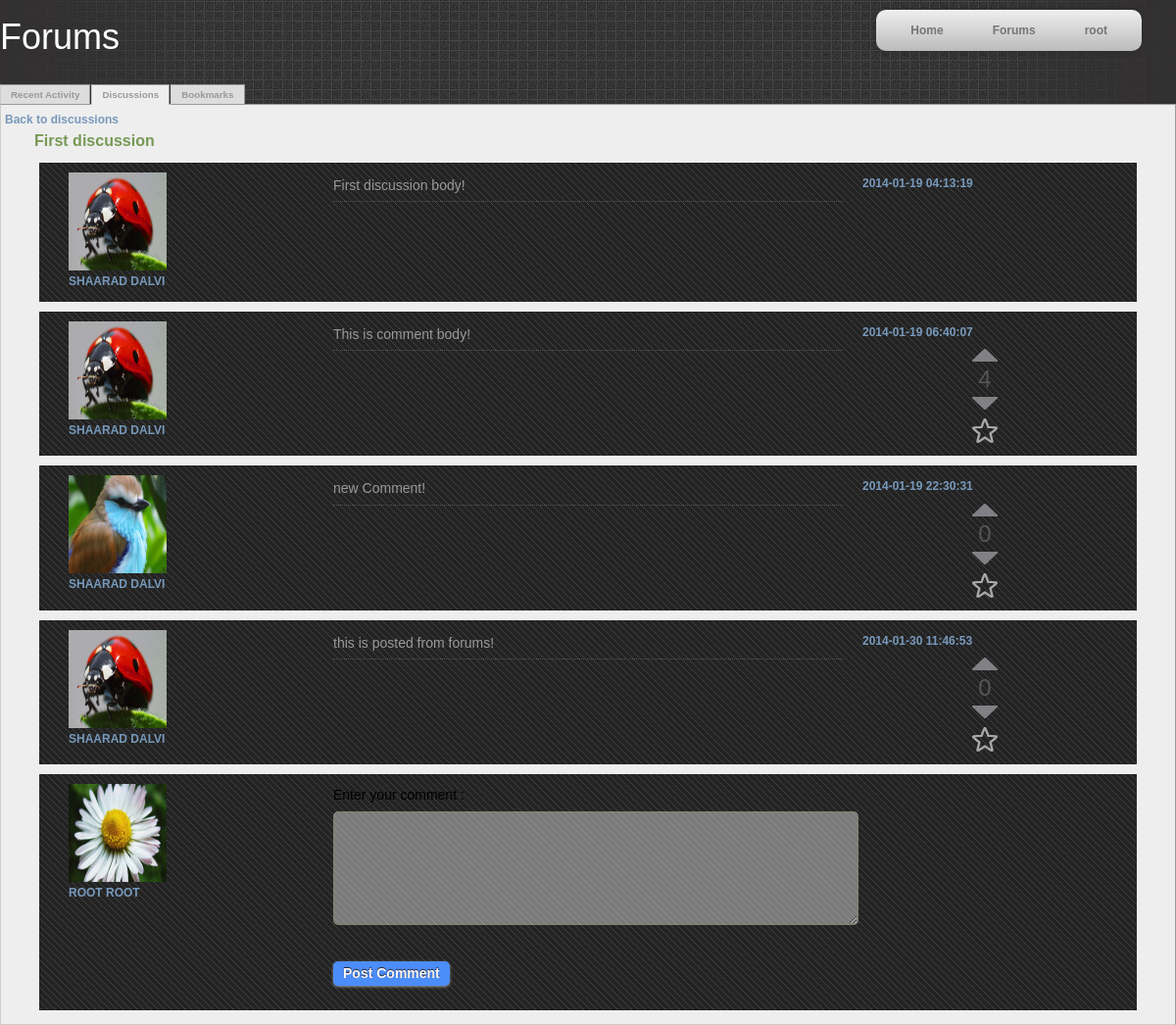
/forum_new.php?showTab=discussions&mode=disc&discussionid=2 (signed in), run on the app's committed database.
### tables this page shows
CREATE TABLE IF NOT EXISTS `discussion` (
  `discussion_id` int(11) NOT NULL AUTO_INCREMENT,
  `type` int(11) NOT NULL DEFAULT '0',
  `category_id` int(11) NOT NULL,
  `insert_uid` int(11) unsigned NOT NULL,
  `last_comment_id` int(11) NOT NULL DEFAULT '0',
  `name` varchar(100) NOT NULL,
  `disc_body` text NOT NULL,
  `count_comments` int(11) NOT NULL DEFAULT '0',
  `date_inserted_d` timestamp NOT NULL DEFAULT CURRENT_TIMESTAMP,
  `date_updated_d` timestamp NOT NULL DEFAULT '0000-00-00 00:00:00',
  `rating` float NOT NULL DEFAULT '0',
  PRIMARY KEY (`discussion_id`),
  KEY `category_id` (`category_id`),
  KEY `last_comment_id` (`last_comment_id`),
  KEY `insert_uid` (`insert_uid`)
);

CREATE TABLE IF NOT EXISTS `user` (
  `u_id` int(11) unsigned NOT NULL AUTO_INCREMENT,
  `u_name` varchar(30) NOT NULL,
  `password` varchar(20) NOT NULL,
  `f_name` varchar(20) NOT NULL,
  `l_name` varchar(20) NOT NULL,
  `contact_no` int(10) NOT NULL,
  `dob` date NOT NULL,
  `institute` varchar(40) NOT NULL,
  `stream` varchar(20) NOT NULL,
  `role` varchar(10) NOT NULL,
  `approve_id` tinyint(1) NOT NULL DEFAULT '0',
  `photo` varchar(255) NOT NULL,
  `about` text NOT NULL,
  `show_email` tinyint(4) NOT NULL DEFAULT '0',
  `gender` tinyint(4) NOT NULL DEFAULT '0',
  `user_score` float NOT NULL DEFAULT '0',
  `count_bookmarks` int(11) NOT NULL DEFAULT '0',
  `count_comments` int(11) NOT NULL DEFAULT '0',
  `count_discussions` int(11) NOT NULL DEFAULT '0',
  PRIMARY KEY (`u_id`)
);

CREATE TABLE IF NOT EXISTS `comment` (
  `comment_id` int(11) NOT NULL AUTO_INCREMENT,
  `discussion_id` int(11) NOT NULL,
  `insert_uid` int(11) unsigned NOT NULL,
  `date_inserted_c` timestamp NOT NULL DEFAULT CURRENT_TIMESTAMP,
  `delete_uid` int(11) unsigned DEFAULT NULL,
  `date_deleted_c` timestamp NOT NULL DEFAULT '0000-00-00 00:00:00',
  `update_uid` int(11) unsigned DEFAULT NULL,
  `date_updated_c` timestamp NOT NULL DEFAULT '0000-00-00 00:00:00',
  `comment_body` text NOT NULL,
  `flag` tinyint(4) NOT NULL DEFAULT '0',
  `comment_score` float NOT NULL DEFAULT '0',
  PRIMARY KEY (`comment_id`),
  KEY `insert_uid` (`insert_uid`),
  KEY `delete_uid` (`delete_uid`),
  KEY `update_uid` (`update_uid`),
  KEY `discussion_id` (`discussion_id`)
);

### forum_new.php (the view, shortened to what this page needs)
<?php require_once('Connections/conn.php'); ?>
<?php
if (!function_exists("GetSQLValueString")) {
function GetSQLValueString($theValue, $theType, $theDefinedValue = "", $theNotDefinedValue = "")
{
  $theValue = function_exists("mysql_real_escape_string") ? mysql_real_escape_string($theValue) : mysql_escape_string($theValue);
  switch ($theType) {
    case "long":
    case "int":
      $theValue = ($theValue != "") ? intval($theValue) : "NULL";
      break;
  }
  return $theValue;
}
}?>
<?php
$query_categories = "SELECT * FROM discussion_category";
$categories = mysql_query($query_categories, $conn) or die(mysql_error());
$row_categories = mysql_fetch_assoc($categories);
?>
<!DOCTYPE html PUBLIC "-//W3C//DTD XHTML 1.0 Transitional//EN" "http://www.w3.org/TR/xhtml1/DTD/xhtml1-transitional.dtd">
<html xmlns="http://www.w3.org/1999/xhtml">
<head>
<link href="SpryAssets/SpryTabbedPanels.css" rel="stylesheet" type="text/css" />
<link rel="stylesheet" type="text/css" media="screen" href="css/templatemo_style.css" />
<link rel="stylesheet" type="text/css" media="screen" href="css/forum_new.css?1234" />
<link rel="stylesheet" type="text/css" media="screen" href="css/nav_bar.css" />
<link rel="stylesheet" type="text/css" media="screen" href="css/forum_buttons.css" />
<link rel="stylesheet" type="text/css" href="css/forum_disc_form.css" media="all" />
<link href="lib/jquery.upvote.css" rel="stylesheet" type="text/css">
</head>
<body >
<nav id="headerbar">
	<ul id="headerbar">
		<li id="headerbar"><a href="userhome.php">Home</a></li>
		<li id="headerbar"><a href="forum_new.php?mode=showmain">Forums</a></li>
		<li id="headerbar"><a href="#"><?php echo $_SESSION['MM_Username'];?></a>
		</li>
	</ul>
</nav>
<br/>
<div>
<h1> Forums</h1>
<div id="TabbedPanels1" class="TabbedPanels">
  <ul class="TabbedPanelsTabGroup">
    <li class="TabbedPanelsTab" tabindex="0">Recent Activity</li>
    <li class="TabbedPanelsTab" tabindex="0">Discussions</li>
    <li class="TabbedPanelsTab" tabindex="0">Bookmarks</li>
  </ul>
  <div class="TabbedPanelsContentGroup">
    <div class="TabbedPanelsContent">
        <div class="forum-wrapper">
	    	<div class="forum-content-wrapper">
			    <div class="forum-content">
                <?php if (isset($_GET['mode']) && $_GET['mode']=="disc") { ?>
                    <a href="forum_new.php?showTab=discussions&mode=showmain"> Back to discussions </a><br />
                    <?php
					$query_disc = sprintf("SELECT * FROM `discussion` JOIN `user` ON insert_uid=u_id WHERE discussion_id =%s",GetSQLValueString($_GET['discussionid'], "int"));
					$disc = mysql_query($query_disc, $conn) or die(mysql_error());
					$row_disc = mysql_fetch_assoc($disc);
					?>
                    <disc-title><?php echo $row_disc['name'];?> </disc-title>
					 <div class="middle">
						<div class="container">
							<main class="content">
				                <dd><?php echo $row_disc['disc_body'];?></dd>
							</main>
						</div>
						<aside class="left-sidebar">
                        <img src="<?php echo $row_disc['photo'];?>" width="100" height="100" alt="Profile picture"/><br />
							<dt><?php echo $row_disc['f_name']." ".$row_disc['l_name'];?></dt>
						</aside>
						<aside class="right-sidebar">
							<dt><?php echo $row_disc['date_inserted_d'];?></dt>
						</aside>
					</div>
					<?php
					$query_comments = sprintf("SELECT * FROM `discussion` JOIN `comment` ON discussion.discussion_id = comment.discussion_id JOIN `user` ON comment.insert_uid = user.u_id LEFT OUTER JOIN `user_comment` ON comment.comment_id = user_comment.user_comment_id AND user_comment.user_id=%s WHERE discussion.discussion_id =%s ORDER BY date_inserted_c",GetSQLValueString($_SESSION['MM_UserID'], "int"),GetSQLValueString($_GET['discussionid'], "int"));
					$comments = mysql_query($query_comments, $conn) or die(mysql_error());
					$row_comments = mysql_fetch_assoc($comments);
					$totalRows_comments = mysql_num_rows($comments);
					?>
                    <?php if($totalRows_comments>0) {?>
	                    <?php do { ?>
                    <div class="middle">
						<div class="container">
							<main class="content">
				                <dt><dd><?php echo $row_comments['comment_body'];?></dd></dt>
							</main>
						</div>
						<aside class="left-sidebar">
                        	<img src="<?php echo $row_comments['photo'];?>" width="100" height="100" alt="Profile picture"/><br />
							<dt><?php echo $row_comments['f_name']." ".$row_comments['l_name'];?></dt>
						</aside>
						<aside class="right-sidebar">
							<dt><?php echo $row_comments['date_inserted_c'];?></dt>
                            <br />
                            <div id="comment<?php echo $row_comments['comment_id']; ?>" class="upvote">
							    <a class="upvote"></a>
							    <span class="count">0</span>
							    <a class="downvote"></a>
							    <a class="star"></a>
						    </div>
						</aside>
					</div>
                    	<?php }while ($row_comments = mysql_fetch_assoc($comments)) ;?>
                        <?php
                        $query_own_comment = sprintf("SELECT * from `user` WHERE u_id=%s;",GetSQLValueString($_SESSION['MM_UserID'], "int"));
					$own_comment = mysql_query($query_own_comment, $conn) or die(mysql_error());
					$row_own_comment = mysql_fetch_assoc($own_comment);
					?>
                    <div class="middle">
                        <div class="container">
                        <main class="content">
                    <form action="new_comment.php" id="new_comment" name="new_comment" method="POST">
                    <p><label for="comment_body">Enter your comment :</label><br /></p>
					<textarea type="comment_body" id="comment_body" name="comment_body" form="new_comment"> </textarea>
                    <br /><br />
                    <p>
                      <input name="submit" id="submit" value="Post Comment" type="submit" class="buttom" onClick="MM_validateForm('comment_body','','R');return document.MM_returnValue" action="new_comment.php"/></p>
                    </form>
                    	</main>
	                    </div>
                    <aside class="left-sidebar">
                        	<img src="<?php echo $row_own_comment['photo'];?>" width="100" height="100" alt="Profile picture"/><br />
							<dt><?php echo $row_own_comment['f_name']." ".$row_own_comment['l_name'];?></dt>
					</aside>
                    </div>
                   	<?php } ?>
                <?php
				} else if (isset($_GET['mode']) && $_GET['mode']=="showmain") {
				?>
                <a href="forum_new.php?showTab=discussions&mode=newDisc"><input name="new_disc" type="button" value="New Discussion" class="forum-button" /></a>
                <br />
                <?php do { ?>
                <forum-h4> <?php echo $row_categories['category_name']?></forum-h4>
                <?php
				mysql_select_db($database_conn, $conn);
$query_discussions = sprintf("SELECT * FROM discussion JOIN user ON discussion.insert_uid=user.u_id WHERE discussion.category_id=%s",GetSQLValueString($row_categories['category_id'], "int"));
$discussions = mysql_query($query_discussions, $conn) or die(mysql_error());
$row_discussions = mysql_fetch_assoc($discussions);
$totalRows_discussions = mysql_num_rows($discussions);
				?>
                <dl>
                <?php do { ?>
                    <dt>
					    <a href="forum_new.php?showTab=discussions&mode=disc&discussionid=<?php echo $row_discussions['discussion_id'];?> "> <?php echo $row_discussions['name'];?> </a>
				    </dt>
                    <datetime><?php echo "By ".$row_discussions['f_name']." ".$row_discussions['l_name']." on ".$row_discussions['date_inserted_d'];?></datetime>
                    <dd>
					    <?php echo $row_discussions['disc_body'];?>
                    </dd>
                    <?php } while($row_discussions=mysql_fetch_assoc($discussions));?>
                    </dl>
                <?php }while ($row_categories = mysql_fetch_assoc($categories)); ?>
                <?php
						mysql_free_result($categories);
						mysql_free_result($discussions);
				?>
                <?php }else if (isset($_GET['mode']) && $_GET['mode']=="newDisc"){?>
                    <a href="forum_new.php?showTab=discussions&mode=showmain"> Back to discussions </a><br />
                	<disc-title> New Discussion </disc-title>
                    <div class="form">
                    <form action="new_discussion.php" name="new_disc_form" id="new_disc_form" method="POST">
                    <p><label for="disc_name">Discussion Name :</label>
					  <input type="disc_name" id="disc_name" name="disc_name" placeholder="Discussion title here..." /> </p>
                      <p>
                    <label for="category">Discussion Category :</label>
		  	 	  <select class="select-style gender" name="category" id="category" placeholder="I am...">
					<?php
						mysql_select_db($database_conn, $conn);
						$query_disc_cat = sprintf("SELECT * FROM discussion_category");
						$disc_cat = mysql_query($query_disc_cat, $conn) or die(mysql_error());
						$row_disc_cat = mysql_fetch_assoc($disc_cat);
						$totalRows_disc_cat = mysql_num_rows($disc_cat);
						do {?>
                        <option value="<?php echo $row_disc_cat['category_id'];?>"><?php echo $row_disc_cat['category_name'];?></option>
						<?php }while($row_disc_cat = mysql_fetch_assoc($disc_cat));?>
				  </select><br /><br />
				  </p>
                    <p><label for="disc_body">Discussion Body :</label><br /></p>
					<textarea type="disc_body" id="disc_body" name="disc_body" form="new_disc_form"> </textarea>
                    <br /><br />
                    <p>
                      <input name="submit" id="submit" value="Create Discussion" type="submit" class="buttom" onClick="MM_validateForm('disc_name','','R','disc_body','','R');return document.MM_returnValue" action="new_discussion.php"/></p>
                    </form>
                    </div>
                <?php }?>
			    </div>
		    </div>
	    </div>
    </div>
  </div>
</div>
</div>
</body>
</html>

### SpryAssets/SpryTabbedPanels.css (style rules this page uses)
.TabbedPanels { overflow: hidden; margin: 0px; padding: 0px; clear: none; width: 100%; }
.TabbedPanelsTabGroup { margin: 0px; padding: 0px; }
.TabbedPanelsTab { position: relative; top: 1px; float: left; padding: 4px 10px; margin: 0px 1px 0px 0px; font: bold 0.7em sans-serif; background-color: #DDD; list-style: none; border-left: solid 1px #CCC; border-bottom: solid 1px #999; border-top: solid 1px #999; border-right: solid 1px #999; -moz-user-select: none; -khtml-user-select: none; cursor: pointer; font-size: 0.7em; }
.TabbedPanelsTabSelected { background-color: #EEE; border-bottom: 1px solid #EEE; }
.TabbedPanelsContentGroup { clear: both; border-left: solid 1px #CCC; border-bottom: solid 1px #CCC; border-top: solid 1px #999; border-right: solid 1px #999; background-color: #EEE; }
.TabbedPanelsContent { overflow: hidden; padding: 4px; }

### css/templatemo_style.css (style rules this page uses)
body { margin: 0; padding: 0; color: #000000; font-size: 14px; line-height: 1.6em; font-family: "Lucida Sans Unicode", "Lucida Grande", sans-serif; background-color: #313030; background-image: url(../images/templatemo_body.jpg); background-position: center top; background-repeat: no-repeat }
a, a:link, a:visited { color : #7799bb; text-decoration: none; font-size: 12px; font-weight: bold; }
ul, li { padding:0; margin:0; list-style:none; }
h1, h2, h3, h4, h5, h6 { color: #fff; font-weight: normal; }
h1 { font-size: 36px; margin: 0 0 30px; padding: 5px 0 }
p { padding: 0; margin: 0 0 15px 0 }
img { margin: 0; padding: 0; border: none }

### css/forum_new.css (style rules this page uses)
disc-title { font-weight:bold; padding: 0px 30px; color: #779955; font-size: 16px; }
ul, ol, dl, blockquote, pre { color: #999999; margin: 10px 35px; line-height: 1.6em; background: #404040 url(../images/navigation_hover.gif) top left repeat; }
dt { margin: 0; color: #7799bb; font-size: 12px; font-weight: bold; padding: 10px 0 2px; text-transform: uppercase; display: inline; }
dd { color : #999999;margin: 0; padding: 2px 0 5px; margin-bottom: 5px; border-bottom: 1px dotted #555555; }
aside,main { margin: 0; padding: 0; border: 0; font-size: 100%; font: inherit; vertical-align: baseline; display:block; }
.middle { position: relative; background: #404040 url(../images/navigation_hover.gif) top left repeat; margin: 10px 35px; padding: 10px 30px; line-height: 1.6em; }
.middle:after { display: table; clear: both; content: ''; }
.container { width: 100%; float: left; overflow: hidden; }
.content { padding: 0 270px 0 270px; }
.left-sidebar { float: left; width: 250px; margin-left: -100%; position: relative; }
.right-sidebar { float: left; width: 250px; margin-left: -250px; position: relative; }

### css/nav_bar.css (style rules this page uses)
nav#headerbar ul { float:right; background: #efefef; background: linear-gradient(top, #efefef 0%, #bbbbbb 100%); background: -moz-linear-gradient(top, #efefef 0%, #bbbbbb 100%); background: -webkit-linear-gradient(top, #efefef 0%,#bbbbbb 100%); box-shadow: 0px 0px 9px rgba(0,0,0,0.15); padding: 0 10px; border-radius: 10px; list-style: none; position: relative; display: inline-table; }
nav#headerbar ul:after { content: ""; clear: both; display: block; }
nav#headerbar ul li { float: left; }
nav#headerbar ul li a { display: block; padding: 10px 25px; color: #757575; text-decoration: none; }

### css/forum_disc_form.css (style rules this page uses)
.middle textarea[type="comment_body"] { width:100%;height:100px; }
.form input, textarea { background-color: rgba(255, 255, 255, 0.4); border: 1px solid rgba(122, 192, 0, 0.15); padding: 7px; font-family: Keffeesatz, Arial; color: #4b4b4b; font-size: 14px; -webkit-border-radius: 5px; margin-bottom: 15px; margin-top: -10px; }
.middle input.buttom { background: #4b8df9; display: inline-block; padding: 5px 10px 6px; color: #fbf7f7; text-decoration: none; font-weight: bold; line-height: 1; -moz-border-radius: 5px; -webkit-border-radius: 5px; border-radius: 5px; -moz-box-shadow: 0 1px 3px #999; -webkit-box-shadow: 0 1px 3px #999; box-shadow: 0 1px 3px #999; text-shadow: 0 -1px 1px #222; border: none; position: relative; cursor: pointer; font-size: 14px; font-family:Verdana, Geneva, sans-serif; }

### data on the page
discussion: name "First discussion", disc_body "First discussion body!", insert_uid.photo (picture), insert_uid.f_name "SHAARAD", insert_uid.l_name "DALVI", date_inserted_d "2014-01-19 04:13:19"
comment: comment_body "This is comment body!", insert_uid.photo (picture), insert_uid.f_name "SHAARAD", insert_uid.l_name "DALVI", date_inserted_c "2014-01-19 06:40:07"
comment: comment_body "new Comment!", insert_uid.photo (picture), insert_uid.f_name "SHAARAD", insert_uid.l_name "DALVI", date_inserted_c "2014-01-19 22:30:31"
comment: comment_body "this is posted from forums!", insert_uid.photo (picture), insert_uid.f_name "SHAARAD", insert_uid.l_name "DALVI", date_inserted_c "2014-01-30 11:46:53"
user: photo (picture), f_name "ROOT", l_name "ROOT"

### other printed values
$_SESSION['MM_Username'] "root"
